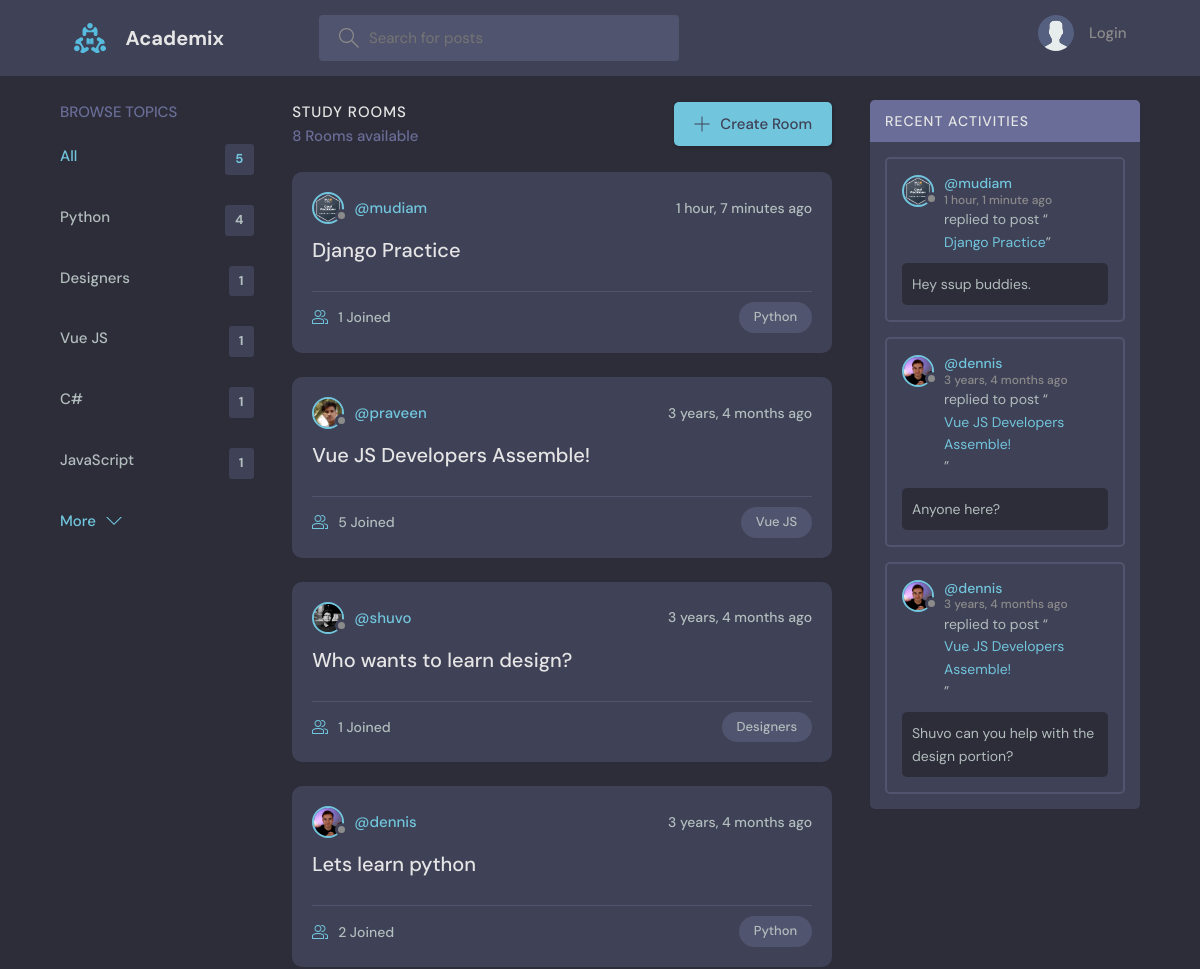
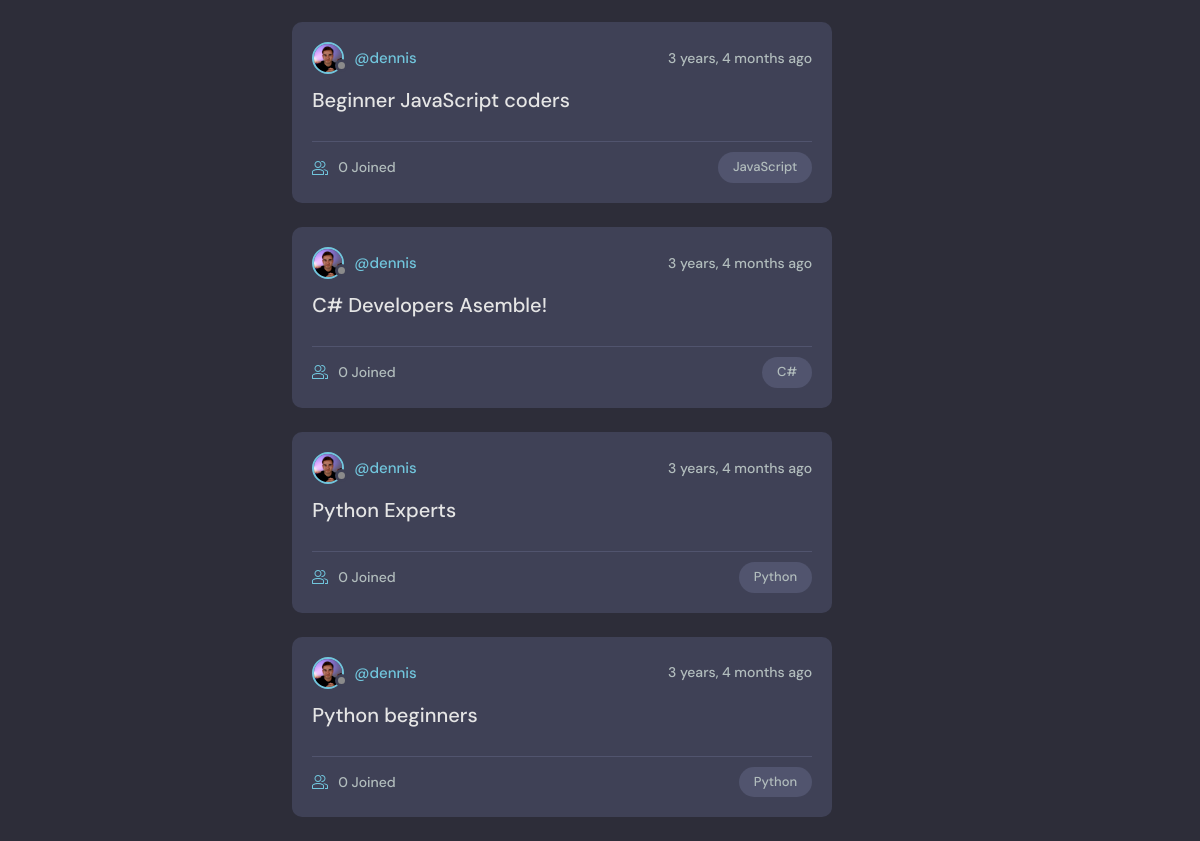
The page / on the database its author committed (2 pictures, top to bottom).
### base/models.py (models this page shows, shortened)
class Topic(models.Model):
    name = models.CharField(max_length=200)

class Room(models.Model):
    host = models.ForeignKey(User, on_delete=models.SET_NULL, null=True)
    topic = models.ForeignKey(Topic, on_delete=models.SET_NULL, null=True)
    name = models.CharField(max_length=200)
    description = models.TextField(null=True, blank=True)
    participants = models.ManyToManyField(
        User, related_name='participants', blank=True)
    updated = models.DateTimeField(auto_now=True)
    created = models.DateTimeField(auto_now_add=True)
    class Meta:
        ordering = ['-updated', '-created']
    def __str__(self):
        return self.name

class User(AbstractUser):
    name = models.CharField(max_length=200, null=True)
    email = models.EmailField(unique=True, null=True)
    bio = models.TextField(null=True)
    avatar = models.ImageField(null=True, default="avatar.svg")
    USERNAME_FIELD = 'email'
    REQUIRED_FIELDS = []

class Message(models.Model):
    user = models.ForeignKey(User, on_delete=models.CASCADE)
    room = models.ForeignKey(Room, on_delete=models.CASCADE)
    body = models.TextField()
    updated = models.DateTimeField(auto_now=True)
    created = models.DateTimeField(auto_now_add=True)
    class Meta:
        ordering = ['-updated', '-created']

### base/views.py (the view)
# urls.py: path('', views.home, name="home"),
def home(request):
    q = request.GET.get('q') if request.GET.get('q') != None else ''
    rooms = Room.objects.filter(
        Q(topic__name__icontains=q) |
        Q(name__icontains=q) |
        Q(description__icontains=q)
    )
    topics = Topic.objects.all()[0:5]
    room_count = rooms.count()
    room_messages = Message.objects.filter(
        Q(room__topic__name__icontains=q))[0:3]
    context = {'rooms': rooms, 'topics': topics,
               'room_count': room_count, 'room_messages': room_messages}
    return render(request, 'base/home.html', context)

### base/templates/base/home.html (shortened to what this page needs)
{% extends 'main.html' %}
{% block content %}
<main class="layout layout--3">
  <div class="container">
    {% include 'base/topics_component.html' %}
    <div class="roomList">
      <div class="roomList__header">
        <div>
          <h2>Study Rooms</h2>
          <p>{{room_count}} Rooms available</p>
        </div>
        <a class="btn btn--main" href="{% url 'create-room' %}">
          <svg version="1.1" xmlns="http://www.w3.org/2000/svg" width="32" height="32" viewBox="0 0 32 32">
            <title>add</title>
            <path
              d="M16.943 0.943h-1.885v14.115h-14.115v1.885h14.115v14.115h1.885v-14.115h14.115v-1.885h-14.115v-14.115z">
            </path>
          </svg>
          Create Room
        </a>
      </div>
      {% include 'base/feed_component.html' %}
    </div>
    {% include 'base/activity_component.html' %}
  </div>
</main>
{% endblock %}

### base/templates/base/topics_component.html
<div class="topics">
    <div class="topics__header">
        <h2>Browse Topics</h2>
    </div>
    <ul class="topics__list">
        <li>
            <a href="{% url 'home' %}" class="active">All <span>{{topics.count}}</span></a>
        </li>
        {% for topic in topics %}
        <li>
            <a href="{% url 'home' %}?q={{topic.name}}">{{topic.name}}<span>{{topic.room_set.all.count}}</span></a>
        </li>
        {% endfor %}
    </ul>
    <a class="btn btn--link" href="{% url 'topics' %}">
        More
        <svg version="1.1" xmlns="http://www.w3.org/2000/svg" width="32" height="32" viewBox="0 0 32 32">
            <title>chevron-down</title>
            <path d="M16 21l-13-13h-3l16 16 16-16h-3l-13 13z"></path>
        </svg>
    </a>
</div>

### base/templates/base/feed_component.html (shortened to what this page needs)
{% for room in rooms %}
<div class="roomListRoom">
    <div class="roomListRoom__header">
        <a href="{% url 'user-profile' room.host.id %}" class="roomListRoom__author">
            <div class="avatar avatar--small">
                <img src="{{room.host.avatar.url}}" />
            </div>
            <span>@{{room.host.username}}</span>
        </a>
        <div class="roomListRoom__actions">
            <span>{{room.created|timesince}} ago</span>
        </div>
    </div>
    <div class="roomListRoom__content">
        <a href="{% url 'room' room.id %}">{{room.name}}</a>
    </div>
    <div class="roomListRoom__meta">
        <a href="{% url 'room' room.id %}" class="roomListRoom__joined">
            {{room.participants.all.count}} Joined
        </a>
        <p class="roomListRoom__topic">{{room.topic.name}}</p>
    </div>
</div>
{% endfor %}

### base/templates/base/activity_component.html (shortened to what this page needs)
<div class="activities">
    <div class="activities__header">
        <h2>Recent Activities</h2>
    </div>
    {% for message in room_messages %}
    <div class="activities__box">
        <div class="activities__boxHeader roomListRoom__header">
            <a href="{% url 'user-profile' message.user.id %}" class="roomListRoom__author">
                <div class="avatar avatar--small">
                    <img src="{{message.user.avatar.url}}" />
                </div>
                <p>
                    @{{message.user.username}}
                    <span>{{message.created|timesince}} ago</span>
                </p>
            </a>
        </div>
        <div class="activities__boxContent">
            <p>replied to post “<a href="{% url 'room' message.room.id %}">{{message.room}}</a>”</p>
            <div class="activities__boxRoomContent">{{message.body}}</div>
        </div>
    </div>
    {% endfor %}
</div>

### rows shown on the page
Topic: name "Python", room_set.all.count "4"
Topic: name "Designers", room_set.all.count "1"
Topic: name "Vue JS", room_set.all.count "1"
Topic: name "C#", room_set.all.count "1"
Topic: name "JavaScript", room_set.all.count "1"
Room: host.avatar (picture), host.username "mudiam", created "1 hour, 7 minutes", name "Django Practice", participants.all.count "1", topic.name "Python"
Room: host.avatar (picture), host.username "praveen", created "3 years, 4 months", name "Vue JS Developers Assemble!", participants.all.count "5", topic.name "Vue JS"
Room: host.avatar (picture), host.username "shuvo", created "3 years, 4 months", name "Who wants to learn design?", participants.all.count "1", topic.name "Designers"
Room: host.avatar (picture), host.username "dennis", created "3 years, 4 months", name "Lets learn python", participants.all.count "2", topic.name "Python"
Room: host.avatar (picture), host.username "dennis", created "3 years, 4 months", name "Beginner JavaScript coders", participants.all.count "0", topic.name "JavaScript"
Room: host.avatar (picture), host.username "dennis", created "3 years, 4 months", name "C# Developers Asemble!", participants.all.count "0", topic.name "C#"
Room: host.avatar (picture), host.username "dennis", created "3 years, 4 months", name "Python Experts", participants.all.count "0", topic.name "Python"
Room: host.avatar (picture), host.username "dennis", created "3 years, 4 months", name "Python beginners", participants.all.count "0", topic.name "Python"
Message: user.avatar (picture), user.username "mudiam", created "1 hour, 1 minute", room "Django Practice", body "Hey ssup buddies."
Message: user.avatar (picture), user.username "dennis", created "3 years, 4 months", room "Vue JS Developers Assemble!", body "Anyone here?"
Message: user.avatar (picture), user.username "dennis", created "3 years, 4 months", room "Vue JS Developers Assemble!", body "Shuvo can you help with the design portion?"

### other values the page prints
{{ topics.count }} "5"
{{ room_count }} "8"
